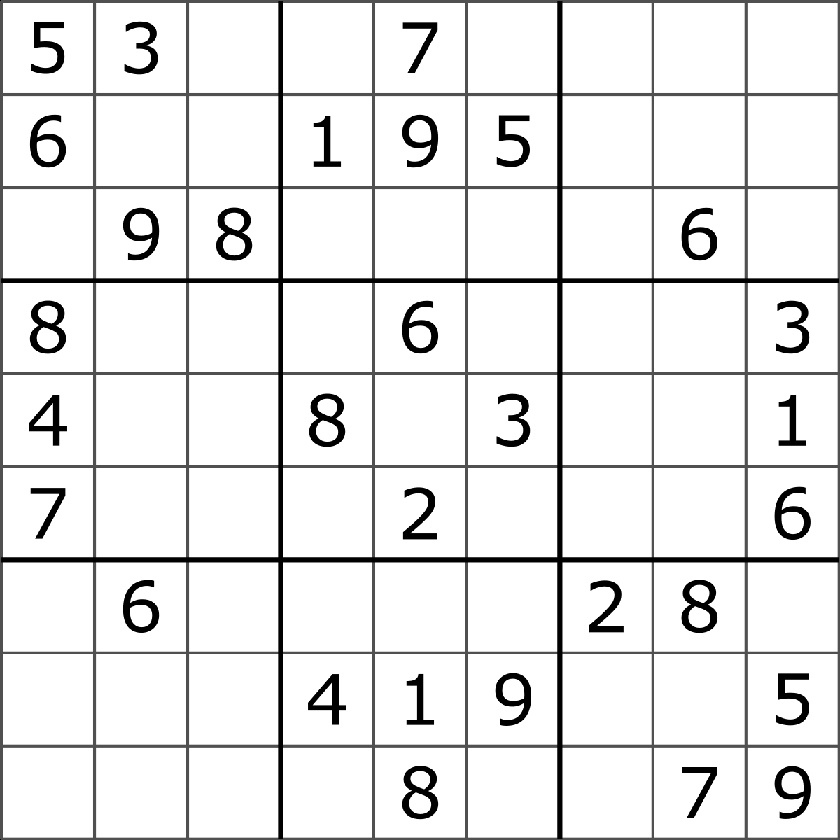
#> input picture Codes/sudoku.jpg, 840 x 840 px, shrunk from 1200 x 1200 before the run
$ jupyter execute --allow-errors q3.ipynb
#> lines starting #> are read from the running program, lines starting #| are printed output that depends on the picture; after the words box and inside, x2 and y2 are one past the last pixel; in counts of white or black regions, pixels touching at a corner belong together
# Line Detection

## arbitrary image

[cell 1]
import cv2
import numpy as np

image = cv2.imread('sudoku.jpg')
#> image is the input picture: shape (840, 840, 3); min 0, max 255, mean 231.9
gray_image = cv2.cvtColor(image, cv2.COLOR_BGR2GRAY) #convert to gray
edges = cv2.Canny(gray_image, 50, 120, apertureSize = 3) #detecting edges
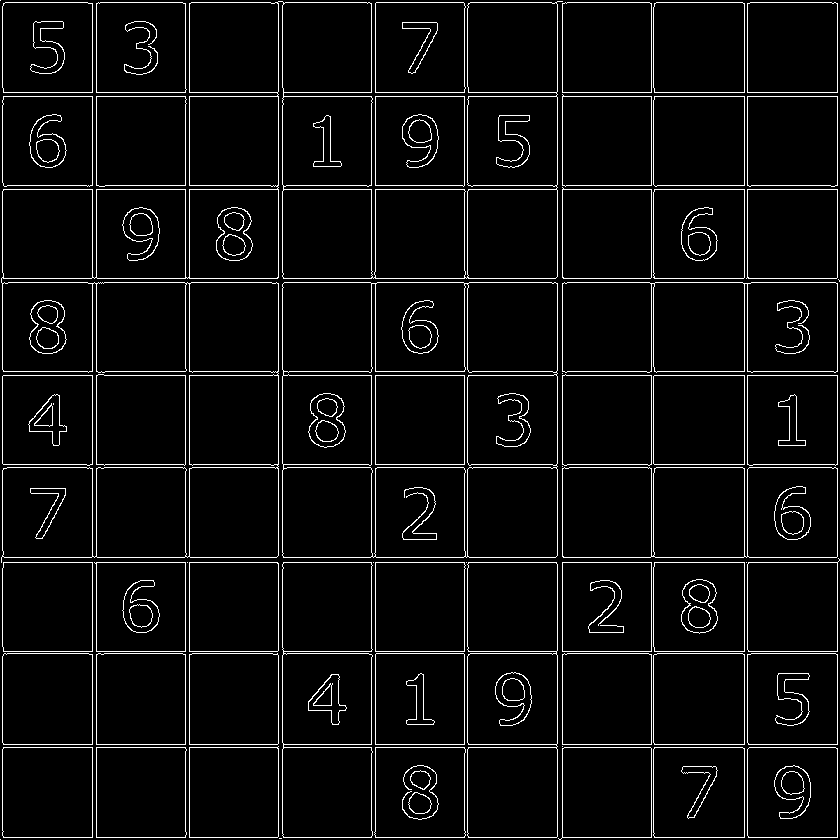
#> edges: shape (840, 840); 5.2% white in thin lines or dots
lines = cv2.HoughLines(edges, 1, np.pi/180, 150) #detecting lines
#> lines = 36 rows, first 8: [562, 0], [562, 1.57], [189, 0], [96, 1.57], [189, 1.57], [92, 0], [96, 0], [92, 1.57]
#draw lines
for line in lines:
    rho, theta = line[0]
    a = np.cos(theta)
    b = np.sin(theta)
    x0 = a * rho
    y0 = b * rho
    x1 = int(x0 + 1000 * (-b))
    y1 = int(y0 + 1000 * (a))
    x2 = int(x0 - 1000 *(-b))
    y2 = int(y0 - 1000 * (a))
    cv2.line(image, (x1, y1), (x2, y2), (0, 0, 255), 1)
#> this loop made 36 passes
#> (rho, theta, a, b, x0, y0, x1, y1) on passes 1 to 12: (562, 0, 1, 0, 562, 0, 562, 1000), (562, 1.57, -4.37e-08, 1, -2.46e-05, 562, -1000, 561), (189, 0, 1, 0, 189, 0, 189, 1000), (96, 1.57, -4.37e-08, 1, -4.2e-06, 96, -1000, 95), (189, 1.57, -4.37e-08, 1, -8.26e-06, 189, -1000, 188), (92, 0, 1, 0, 92, 0, 92, 1000), (96, 0, 1, 0, 96, 0, 96, 1000), (92, 1.57, -4.37e-08, 1, -4.02e-06, 92, -1000, 91), (651, 0, 1, 0, 651, 0, 651, 1000), (744, 0, 1, 0, 744, 0, 744, 1000), (837, 0, 1, 0, 837, 0, 837, 1000), (651, 1.57, -4.37e-08, 1, -2.85e-05, 651, -1000, 650)
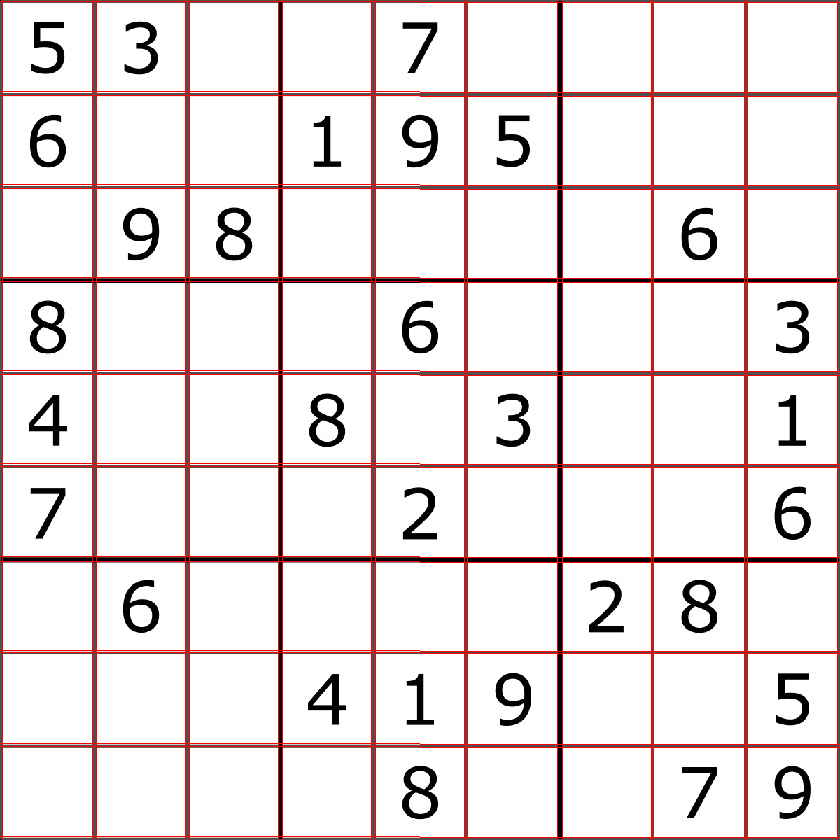
#> image: shape (840, 840, 3); 4.24% of pixels changed, all inside (x1, y1, x2, y2) = (0, 0, 840, 840)
#save image
cv2.imwrite('Line1.jpg', image)
#> Out = True
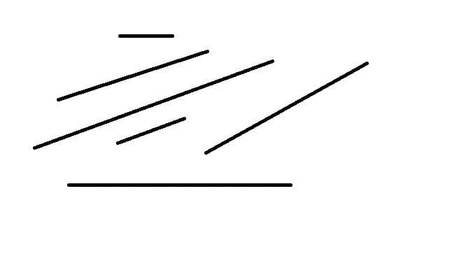
#> input picture Codes/line.jpg, 466 x 268 px, shrunk from 666 x 383 before the run, found by its file name
#> further down, image is the input picture: shape (268, 466, 3); min 0, max 255, mean 248.1
#> `edges = cv2.Canny(gray_image, 50, 150, apertureSize = 3)`:
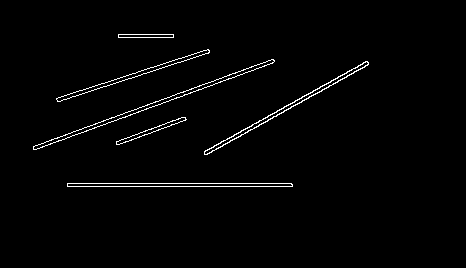
#> edges: shape (268, 466); 1.7% white in thin lines or dots, all inside (x1, y1, x2, y2) = (33, 34, 369, 187)
#> the loop `for line in lines:` made 3252 passes
#> (rho, theta, a, b, x0, y0, x1, y1) on passes 1 to 3: (152, 1.22, 0.342, 0.94, 51.99, 142.8, -887, 484), (186, 1.57, -4.37e-08, 1, -8.13e-06, 186, -1000, 185), (183, 1.57, -4.37e-08, 1, -8e-06, 183, -1000, 182)
#> after the loop `for line in lines:`:
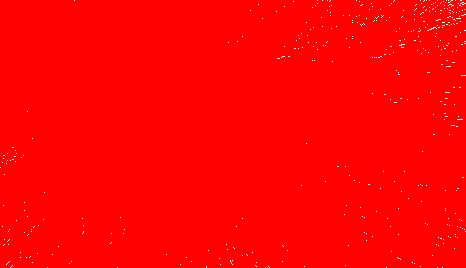
#> image: shape (268, 466, 3); mean B, G, R 1.2, 1.2, 255

## Detect Lines in Line.jpg

[cell 2]
minlength = [10, 100, 250]

#> (the rest of this cell did not finish here and is left out)
